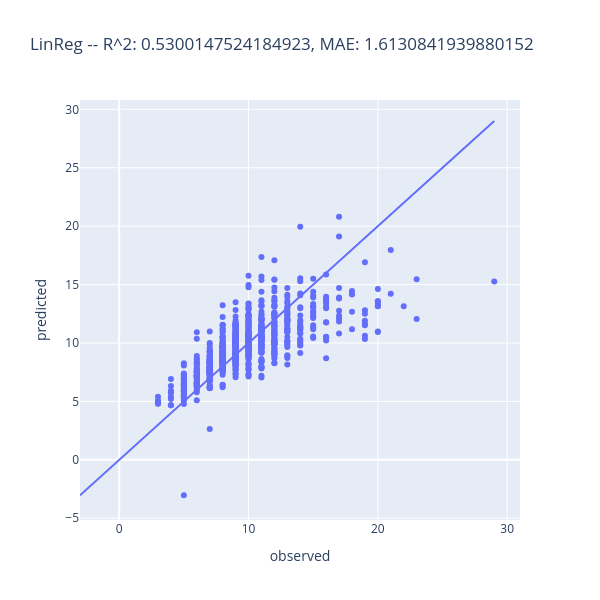

Notebook cell for this chart:
### Markdown cell above
**Reflect:** Are we happy with the result? How does it compare to the variation in outcome explained by each single feature (correlation matrix)?

**TASK:** Make a scatter plot of the true vs the predicted ages using ```px.scatter()```. Don't forget title and axis labels. Add a diagonal (identity) line (*tip*: you can use ```add_traces()``` to add a line plot to your scatter plot).

### Code cell
axmin = min([min(y_test),min(ypred)])
axmax = max([max(y_test),max(ypred)])
fig1 = px.line(x=[axmin, axmax], y = [axmin, axmax])
fig2 = px.scatter(x = y_test, y = ypred, 
                  width = 600, height=600, 
                  title = '{} -- R^2: {}, MAE: {}'.format("LinReg",r2_score(y_test,ypred), mean_absolute_error(y_test,ypred)),
                  labels={"x": "observed",
                          "y": "predicted"}
                 ).add_traces(fig1.data)
fig2.show()

### Figure 1 — Plotly figure (JSON) as saved in the notebook; plotly's stock layout.template omitted (floating-point values rounded to 4 significant figures; data arrays with more than 128 entries replaced by an {"elided": "..."} marker saying what was removed)
{"data": [{"hovertemplate": "observed=%{x}<br>predicted=%{y}<extra></extra>", "legendgroup": "", "marker": {"color": "#636efa", "symbol": "circle"}, "mode": "markers", "name": "", "orientation": "v", "showlegend": false, "type": "scatter", "x": {"elided": "836 int values"}, "xaxis": "x", "y": {"elided": "836 float values"}, "yaxis": "y"}, {"hovertemplate": "x=%{x}<br>y=%{y}<extra></extra>", "legendgroup": "", "line": {"color": "#636efa", "dash": "solid"}, "marker": {"symbol": "circle"}, "mode": "lines", "name": "", "orientation": "v", "showlegend": false, "type": "scatter", "x": [-3.03, 29.0], "xaxis": "x", "y": [-3.03, 29.0], "yaxis": "y"}], "layout": {"height": 600, "legend": {"tracegroupgap": 0}, "title": {"text": "LinReg -- R^2: 0.5300147524184923, MAE: 1.6130841939880152"}, "width": 600, "xaxis": {"anchor": "y", "domain": [0, 1], "title": {"text": "observed"}}, "yaxis": {"anchor": "x", "domain": [0, 1], "title": {"text": "predicted"}}}}
